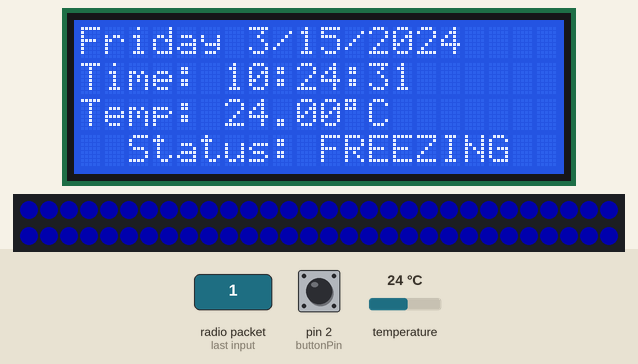
Recording of a sketch running on a simulated Arduino Uno, built with avr-gcc and run on an emulated ATmega328P. Parts: 20×4 character LCD, 60 RGB LEDs in strip order, left to right, continuing on the next row. The test bench sets the inputs (shaded band); at power-on: pin 2 (buttonPin) LOW, temperature 24 °C. Dim RGB values are drawn brighter than linear; the local clock reads 2024-03-15 10:24:30 at power-on unless the sketch sets it; no radio packets arrive unless stated; what the sketch prints to the serial monitor is not drawn.

1.3 s: radio packet "1" arrives
Above: at 2.4 s.
3.1 s: radio packet "0" arrives
Timing chart, 0 to 6.1 s (numbered marks = the images above; inputs shaded):
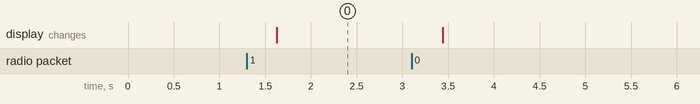

Measured:
- after the input at 1.3 s, the display: changes after 0.33 s (image 0)

The sketch:

RGB_CLOCK_RECEIVER.ino
```cpp
//LIBRARIES
#include <FastLED.h> // WS2812b
#include "RTClib.h" // DS3231
#include <Wire.h> // LCD DISPLAY
#include <LCD.h> // LCD DISPLAY
#include <LiquidCrystal_I2C.h> // LCD DISPLAY
#include <LiquidCrystal.h> // LCD DISPLAY
#include <SPI.h> //nRF24L01
#include <nRF24L01.h> //nRF24L01
#include <RF24.h> //nRF24L01

//PIN/CONST DEFINITIONS
#define buttonPin     2
#define backlightPin  3
#define ledPin        4
#define ledNum        60
#define hueLow        10
#define hueMed        25
#define hueHigh       50

//VARIABLES/ARRAY
int buttonPushCounter = 0;
int buttonState = 0;
int lastButtonState = 0;
float temp;
CRGB leds[ledNum];
char daysOfTheWeek[7][12] = {"Sunday", "Monday", "Tuesday", "Wednesday", "Thursday", "Friday", "Saturday"};
const byte address[6] = "00001";

//COMPONENT SETUPS
RTC_DS3231 rtc;
LiquidCrystal_I2C lcd(0x27, 2, 1, 0, 4, 5, 6, 7, 3, POSITIVE);
RF24 radio(9, 10);

//MAIN SETUP
void setup()
{
  //SERIAL MONITOR (BEGIN @ 9600 BAUD)
  Serial.begin(9600);

  //PINMODE SETUPS (BUTTON/LED)
  pinMode(buttonPin, INPUT);
  pinMode(ledPin, OUTPUT);

  //LCD DISPLAY SETUP (20x4 @ HIGH)
  lcd.begin(20, 4);
  lcd.setBacklightPin(backlightPin, POSITIVE);
  lcd.setBacklight(HIGH);

  //WS2812b RGB STRIP SETUP
  FastLED.addLeds<WS2812, ledPin, GRB> (leds, ledNum);

  //DS3231 RTC (CLOCK) SETUP (BEGIN)
  if (! rtc.begin())
  {
    Serial.println("Couldn't find RTC");
    while (1);
  }

  //DS3231 RTC (CLOCK) SETUP (IF POWER LOST)
  if (rtc.lostPower())
  {
    Serial.println("RTC lost power, lets set the time!");
    //MANUAL TIME SETUP
    rtc.adjust(DateTime(2019, 12, 4, 14, 37, 10));

  }

  //nRF24L01 SETUP (LISTEN FOR TRANSMITTER)
  radio.begin();
  radio.openReadingPipe(0, address);
  radio.setPALevel(RF24_PA_MIN);
  radio.startListening();
}

//MAIN LOOP
void loop()
{
  //BUTTON READ
  buttonState = digitalRead(buttonPin);
  Serial.println(buttonPin);

  //TEMP/DATE/TIME READ FROM RTC CLOCK
  temp = rtc.getTemperature();
  DateTime now = rtc.now();

  //IF RADIO AVAILABLE
  if (radio.available())
  {
    //FOR READING THE BUTTON STATES FROM TRANSMITTER
    char text[32] = "";
    radio.read(&text, sizeof(text));
    radio.read(&buttonState, sizeof(buttonState));

    //COMPARE buttonState TO lastButtonState
    if (buttonState != lastButtonState)
    {
      if (buttonState == HIGH)
      {
        buttonPushCounter++;
      }
      else
      {
        Serial.println("off");
      }
      // Delay a little bit to avoid bouncing
      delay(50);
    }
    // save the current state as the last state, for next time through the loop
    lastButtonState = buttonState;

    //TURNS ON EVERYTHING BY CHECKING FOR MODULO OF buttonPushCounter
    if (buttonPushCounter % 2 == 0)
    {
      //TURN ON LCD
      lcd.setBacklight(HIGH);

      //IF TEMP LESS/EQUAL 23, RGB -> BLUE
      if (temp <= 25)
      {
        for (int i = 0; i < 60; i++)
        {
          temp = rtc.getTemperature();
          leds[i] = CRGB(0, 0, hueHigh);
          FastLED.show();
        }
        lcd.setCursor(2, 4);
        lcd.print("Status: FREEZING" );
      }

      //IF TEMP LESS/EQUAL 23, RGB -> CYAN
      if ((temp > 25) && (temp <= 26.5))
      {
        for (int i = 0; i < 60; i++)
        {
          temp = rtc.getTemperature();
          leds[i] = CRGB(0, hueLow, hueLow);
          FastLED.show();
        }
        lcd.setCursor(0, 4);
        lcd.print("Status: COLD!!!!" );
      }

      //IF TEMP BETWEEN 23 AND 25, RGB -> GREEN
      if ((temp > 26.5) && (temp <= 27.5))
      {
        for (int i = 0; i < 60; i++)
        {
          temp = rtc.getTemperature();
          leds[i] = CRGB(0, hueHigh, 0);
          FastLED.show();
        }
        lcd.setCursor(0, 4);
        lcd.print("Status: PERFECT!");
      }

      //IF TEMP HIGHER/EQUAL 25, RGB -> ORANGE
      if ((temp > 27.5) && (temp <= 28.5))
      {
        for (int i = 0; i < 60; i++)
        {
          temp = rtc.getTemperature();
          leds[i] = CRGB(hueHigh, hueLow, 0);
          FastLED.show();
        }
        lcd.setCursor(0, 4);
        lcd.print("Status: WARM!!!!");
      }

      //IF TEMP HIGHER/EQUAL 25, RGB -> RED
      if (temp > 28.5)
      {
        for (int i = 0; i < 60; i++)
        {
          temp = rtc.getTemperature();
          leds[i] = CRGB(hueHigh, 0, 0);
          FastLED.show();
        }
        lcd.setCursor(0, 4);
        lcd.print("Status: HOT!!!!!");
      }

      //DATE(MONTH, DAY, YEAR) LCD DISPLAY
      lcd.setCursor(0, 0);
      lcd.print(daysOfTheWeek[now.dayOfTheWeek()]);
      lcd.print(" ");
      lcd.print(now.month(), DEC);
      lcd.print("/");
      lcd.print(now.day(), DEC);
      lcd.print("/");
      lcd.print(now.year(), DEC);

      //TIME(HOUR, MIN, SEC) LCD DISPLAY
      lcd.setCursor(0, 1); //column & row
      lcd.print("Time: ");
      lcd.print(now.hour(), DEC);
      lcd.print(':');
      lcd.print(now.minute(), DEC);
      lcd.print(':');
      lcd.print(now.second(), DEC);

      //TEMP(TEMP) LCD DISPLAY
      lcd.setCursor(0, 2);
      lcd.print("Temp: ");
      lcd.print(rtc.getTemperature());
      lcd.print((char)223);
      lcd.print("C");
    }
    else
    {
      //ELSE, TURON OFF RGB AND LCD DISPLAY
      for (int i = 0; i < 60; i++)
      {
        temp = rtc.getTemperature();
        leds[i] = CRGB(0, 0, 0);
        FastLED.show();
      }
      lcd.setBacklight(LOW);
      lcd.clear();
    }
  }
  delay(50);
}
```
